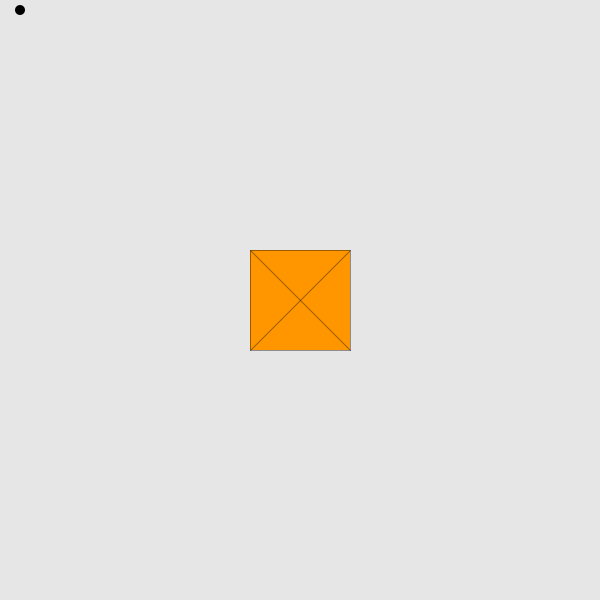
Frame 1 (no input)
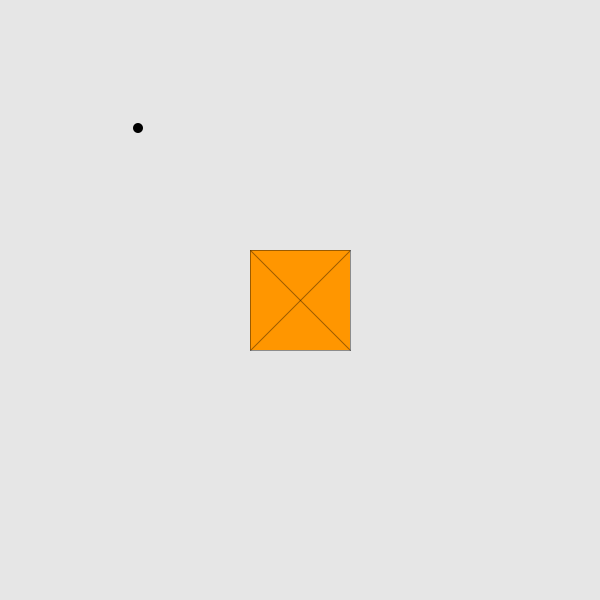
Frame 60 (the mouse pressed at the canvas centre just before this capture)
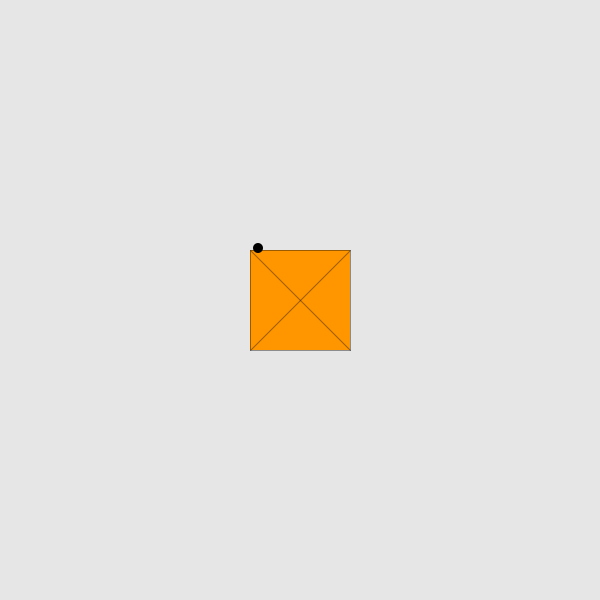
Frame 120 (the mouse held since frame 60 and released just before this capture)

The Processing sketch that drew these frames (run headless with seeded random() and noise(); from frame 60 on, the mouse is pressed at the canvas centre):

// Processing sketch: BounceAgainstCenterBlock
// ── BounceAgainstCenterBlock.pde

/*
BOUNCE AGAINST CENTER BLOCK
 Jeff Thompson | 2015 | www.jeffreythompson.org
 
 Bouncing off an object on the sides of the window is
 easy - we just reverse the direction depending on
 whether it's the top/bottom or left/right.
 
 But what about an object in the center?
 
 In this simplified example, we can think of the box as
 a set of four triangles:
 
 +--+
 |\/| <-- O
 |/\|
 +--+
 
 If we check for the ball colliding with each triangle,
 we know which side is hit!
 
 */

int ballSize =     10;    // diameter of the ball
float ballX =      20;    // starting position
float ballY =      10;
float ballSpeedX = 2;     // speed
float ballSpeedY = 2;

int rectX =        300;   // center of square
int rectY =        300;
int rectSize =     100;   // size of square


void setup() {
  size(600, 600);
}


void draw() {
  background(230);

  // draw square in the center
  fill(255, 150, 0);
  stroke(0, 100);
  rectMode(CENTER);
  rect(rectX, rectY, rectSize, rectSize);
  line(rectX-rectSize/2, rectY-rectSize/2, rectX+rectSize/2, rectY+rectSize/2);
  line(rectX+rectSize/2, rectY-rectSize/2, rectX-rectSize/2, rectY+rectSize/2);

  // draw ball
  fill(0);
  noStroke();
  ellipse(ballX, ballY, ballSize, ballSize);

  // update ball position
  ballX += ballSpeedX;
  ballY += ballSpeedY;

  // bounce off edges of the window
  if (ballX - ballSize/2 < 0 || ballX + ballSize/2 > width) ballSpeedX *= -1;
  if (ballY - ballSize/2 < 0 || ballY + ballSize/2 > height) ballSpeedY *= -1;

  // bounce off square in center, using a custom function that returns "true" if it hits, then reverses direction

  // top edge
  if (hitEdge(rectX, rectY, rectX-rectSize/2, rectY-rectSize/2, rectX+rectSize/2, rectY-rectSize/2, int(ballX), int(ballY))) {
    ballSpeedY *= -1;
  }

  // bottom edge
  else if (hitEdge(rectX, rectY, rectX-rectSize/2, rectY+rectSize/2, rectX+rectSize/2, rectY+rectSize/2, int(ballX), int(ballY))) {
    ballSpeedY *= -1;
  }

  // right edge
  else if (hitEdge(rectX, rectY, rectX+rectSize/2, rectY-rectSize/2, rectX+rectSize/2, rectY+rectSize/2, int(ballX), int(ballY))) {
    ballSpeedX *= -1;
  }

  // left edge
  else if (hitEdge(rectX, rectY, rectX-rectSize/2, rectY-rectSize/2, rectX-rectSize/2, rectY+rectSize/2, int(ballX), int(ballY))) {
    ballSpeedX *= -1;
  }
}


// function to determine if a point (the ball's position) is colliding
// with a triangle (the side of the square)
// if it is, it returns "true", if not then "false"
boolean hitEdge(int x1, int y1, int x2, int y2, int x3, int y3, int px, int py) {
  int a0 = abs((x2-x1)*(y3-y1)-(x3-x1)*(y2-y1));
  int a1 = abs((x1-px)*(y2-py)-(x2-px)*(y1-py));
  int a2 = abs((x2-px)*(y3-py)-(x3-px)*(y2-py));
  int a3 = abs((x3-px)*(y1-py)-(x1-px)*(y3-py));
  return abs(a1+a2+a3 - a0) <= 1/256;
}
